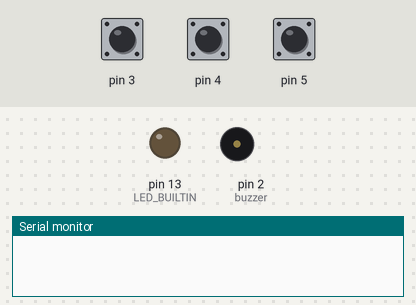
A sketch run on a simulated Arduino Uno, built with avr-gcc and run on an emulated ATmega328P. Shown: output pins drawn as LEDs (lit = HIGH), buzzer (waves = sounding, pin HIGH), the last lines printed to the serial monitor. Dashed ring = blinking. The inputs (shaded band) are chosen by the test bench; at power-on: pin 4 HIGH, pin 5 HIGH, pin 3 HIGH.

Above: at 1.2 s.
1.3 s: pin 4 pulled LOW for 0.15 s
At 2.0 s:
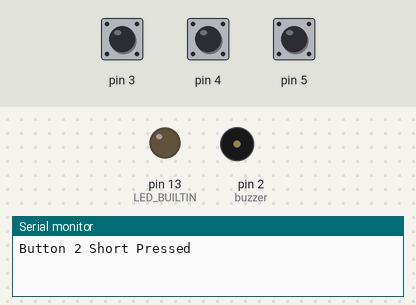
3.1 s: pin 5 pulled LOW for 3.2 s
At 4.22 s:
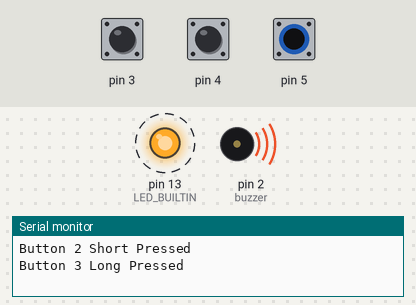
Timing chart, 0 to 6.4 s (numbered marks = the images above; inputs shaded):
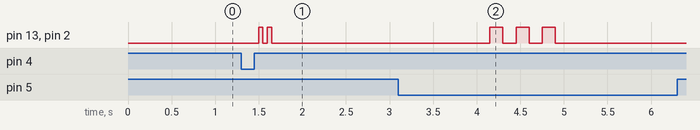

The sketch:

MyButton.ino
```cpp
#include <ezButton.h>

class MyButton {
public:
  ezButton button;
  unsigned long pressedTime;
  bool isPressing;
  bool isLongDetected;
  static const int ShortPressTime = 1000;
  static const int LongPressTime = 1000;

  // Function pointers for callbacks
  void (*shortPressCallback)() = nullptr;
  void (*longPressCallback)() = nullptr;

  MyButton(int pin) : button(pin), isPressing(false), isLongDetected(false) {}

  void setup(void (*shortCallback)(), void (*longCallback)()) {
    button.setDebounceTime(50);
    shortPressCallback = shortCallback;
    longPressCallback = longCallback;
  }

  void update() {
    button.loop();
    if(button.isPressed()){
      pressedTime = millis();
      isPressing = true;
      isLongDetected = false;
    }
    if(button.isReleased()) {
      isPressing = false;
      long pressDuration = millis() - pressedTime;
      if(pressDuration < ShortPressTime && shortPressCallback != nullptr) {
        shortPressCallback(); // Call the short press function
      }
    }
    if(isPressing && !isLongDetected) {
      long pressDuration = millis() - pressedTime;
      if(pressDuration > LongPressTime && longPressCallback != nullptr) {
        isLongDetected = true;
        longPressCallback(); // Call the long press function
      }
    }
  }
};

MyButton btn1(3);
MyButton btn2(4);
MyButton btn3(5);

const int buzzer = 2;
void beeper(int numBeeps, int beepDuration) {
  for (int i = 0; i < numBeeps; i++) {
    digitalWrite(buzzer, HIGH);
    digitalWrite(LED_BUILTIN, HIGH);
    delay(beepDuration);
    digitalWrite(buzzer, LOW);
    digitalWrite(LED_BUILTIN, LOW);
    delay(beepDuration);
  }
}

void btn1ShortPress() {
  Serial.println("Button 1 Short Pressed");
  beeper(1, 50);
}

void btn1LongPress() {
  Serial.println("Button 1 Long Pressed");
  beeper(1, 150);
}

void btn2ShortPress() {
  Serial.println("Button 2 Short Pressed");
  beeper(2, 50);
}

void btn2LongPress() {
  Serial.println("Button 2 Long Pressed");
  beeper(2, 150);
}

void btn3ShortPress() {
  Serial.println("Button 3 Short Pressed");
  beeper(3, 50);
}

void btn3LongPress() {
  Serial.println("Button 3 Long Pressed");
  beeper(3, 150);
}

void setup() {
  // put your setup code here, to run once:
  Serial.begin(115200);
  pinMode(buzzer, OUTPUT);
  pinMode(LED_BUILTIN, OUTPUT);
  btn1.setup(btn1ShortPress, btn1LongPress);
  btn2.setup(btn2ShortPress, btn2LongPress);
  btn3.setup(btn3ShortPress, btn3LongPress);
}

void loop() {
  // put your main code here, to run repeatedly:
  btn1.update();
  btn2.update();
  btn3.update();
}
```

Measured:
- after the input at 1.3 s, pin 13 (LED_BUILTIN), pin 2 (buzzer): alternates HIGH for 0.05 s and LOW for 0.05 s, 4 changes in all, then stays LOW, starting after 0.20 s
- after the input at 3.1 s, pin 13 (LED_BUILTIN), pin 2 (buzzer): alternates HIGH for 0.15 s and LOW for 0.15 s, 6 changes in all, then stays LOW, starting after 1.1 s
